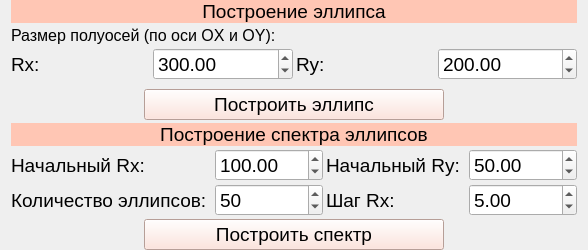
         <widget class="QWidget" name="ellipse_tab">
          <property name="sizePolicy">
           <sizepolicy hsizetype="Preferred" vsizetype="Preferred">
            <horstretch>0</horstretch>
            <verstretch>0</verstretch>
           </sizepolicy>
          </property>
          <attribute name="title">
           <string>Эллипс</string>
          </attribute>
          <layout class="QVBoxLayout" name="verticalLayout_18">
           <property name="spacing">
            <number>3</number>
           </property>
           <property name="topMargin">
            <number>0</number>
           </property>
           <property name="bottomMargin">
            <number>0</number>
           </property>
           <item>
            <widget class="QLabel" name="label_25">
             <property name="font">
              <font>
               <pointsize>14</pointsize>
              </font>
             </property>
             <property name="styleSheet">
              <string notr="true">background-color: rgb(255, 198, 180);</string>
             </property>
             <property name="text">
              <string>Построение эллипса</string>
             </property>
             <property name="alignment">
              <set>Qt::AlignCenter</set>
             </property>
            </widget>
           </item>
           <item>
            <widget class="QLabel" name="label_12">
             <property name="font">
              <font>
               <pointsize>12</pointsize>
              </font>
             </property>
             <property name="text">
              <string>Размер полуосей (по оси OX и OY): </string>
             </property>
            </widget>
           </item>
           <item>
            <layout class="QHBoxLayout" name="horizontalLayout_11">
             <property name="bottomMargin">
              <number>6</number>
             </property>
             <item>
              <widget class="QLabel" name="label_13">
               <property name="font">
                <font>
                 <pointsize>14</pointsize>
                </font>
               </property>
               <property name="text">
                <string>Rx:</string>
               </property>
              </widget>
             </item>
             <item>
              <widget class="QDoubleSpinBox" name="rx_ellipse_dsp">
               <property name="font">
                <font>
                 <pointsize>14</pointsize>
                </font>
               </property>
               <property name="minimum">
                <double>1.000000000000000</double>
               </property>
               <property name="maximum">
                <double>10000.000000000000000</double>
               </property>
               <property name="value">
                <double>300.000000000000000</double>
               </property>
              </widget>
             </item>
             <item>
              <widget class="QLabel" name="label_14">
               <property name="font">
                <font>
                 <pointsize>14</pointsize>
                </font>
               </property>
               <property name="text">
                <string>Ry:</string>
               </property>
              </widget>
             </item>
             <item>
              <widget class="QDoubleSpinBox" name="ry_ellipse_dsp">
               <property name="font">
                <font>
                 <pointsize>14</pointsize>
                </font>
               </property>
               <property name="minimum">
                <double>1.000000000000000</double>
               </property>
               <property name="maximum">
                <double>10000.000000000000000</double>
               </property>
               <property name="value">
                <double>200.000000000000000</double>
               </property>
              </widget>
             </item>
            </layout>
           </item>
           <item>
            <layout class="QHBoxLayout" name="horizontalLayout_15">
             <item>
              <spacer name="horizontalSpacer_6">
               <property name="orientation">
                <enum>Qt::Horizontal</enum>
               </property>
               <property name="sizeHint" stdset="0">
                <size>
                 <width>40</width>
                 <height>20</height>
                </size>
               </property>
              </spacer>
             </item>
             <item>
              <widget class="QPushButton" name="draw_ellipse_btn">
               <property name="minimumSize">
                <size>
                 <width>300</width>
                 <height>0</height>
                </size>
               </property>
               <property name="font">
                <font>
                 <pointsize>14</pointsize>
                </font>
               </property>
               <property name="styleSheet">
                <string notr="true">background-color: rgb(255, 221, 211);</string>
               </property>
               <property name="text">
                <string> Построить эллипс </string>
               </property>
              </widget>
             </item>
             <item>
              <spacer name="horizontalSpacer_7">
               <property name="orientation">
                <enum>Qt::Horizontal</enum>
               </property>
               <property name="sizeHint" stdset="0">
                <size>
                 <width>40</width>
                 <height>20</height>
                </size>
               </property>
              </spacer>
             </item>
            </layout>
           </item>
           <item>
            <widget class="QLabel" name="label_16">
             <property name="font">
              <font>
               <pointsize>14</pointsize>
              </font>
             </property>
             <property name="styleSheet">
              <string notr="true">background-color: rgb(255, 198, 180);</string>
             </property>
             <property name="text">
              <string>Построение спектра эллипсов</string>
             </property>
             <property name="alignment">
              <set>Qt::AlignCenter</set>
             </property>
            </widget>
           </item>
           <item>
            <layout class="QHBoxLayout" name="horizontalLayout_12">
             <item>
              <layout class="QVBoxLayout" name="verticalLayout_13">
               <item>
                <widget class="QLabel" name="label_17">
                 <property name="font">
                  <font>
                   <pointsize>14</pointsize>
                  </font>
                 </property>
                 <property name="text">
                  <string>Начальный Rx: </string>
                 </property>
                </widget>
               </item>
               <item>
                <widget class="QLabel" name="label_20">
                 <property name="font">
                  <font>
                   <pointsize>14</pointsize>
                  </font>
                 </property>
                 <property name="text">
                  <string>Количество эллипсов: </string>
                 </property>
                </widget>
               </item>
              </layout>
             </item>
             <item>
              <layout class="QVBoxLayout" name="verticalLayout_14">
               <item>
                <widget class="QDoubleSpinBox" name="beg_rx_ellipse_dsp">
                 <property name="font">
                  <font>
                   <pointsize>14</pointsize>
                  </font>
                 </property>
                 <property name="minimum">
                  <double>1.000000000000000</double>
                 </property>
                 <property name="maximum">
                  <double>10000.000000000000000</double>
                 </property>
                 <property name="value">
                  <double>100.000000000000000</double>
                 </property>
                </widget>
               </item>
               <item>
                <widget class="QSpinBox" name="count_ellipse_sp">
                 <property name="font">
                  <font>
                   <pointsize>14</pointsize>
                  </font>
                 </property>
                 <property name="minimum">
                  <number>2</number>
                 </property>
                 <property name="maximum">
                  <number>10000</number>
                 </property>
                 <property name="value">
                  <number>50</number>
                 </property>
                </widget>
               </item>
              </layout>
             </item>
             <item>
              <layout class="QVBoxLayout" name="verticalLayout_16">
               <item>
                <widget class="QLabel" name="label_19">
                 <property name="font">
                  <font>
                   <pointsize>14</pointsize>
                  </font>
                 </property>
                 <property name="text">
                  <string>Начальный Ry: </string>
                 </property>
                </widget>
               </item>
               <item>
                <widget class="QLabel" name="label_18">
                 <property name="font">
                  <font>
                   <pointsize>14</pointsize>
                  </font>
                 </property>
                 <property name="text">
                  <string>Шаг Rx: </string>
                 </property>
                </widget>
               </item>
              </layout>
             </item>
             <item>
              <layout class="QVBoxLayout" name="verticalLayout_17">
               <item>
                <widget class="QDoubleSpinBox" name="beg_ry_ellipse_dsp">
                 <property name="font">
                  <font>
                   <pointsize>14</pointsize>
                  </font>
                 </property>
                 <property name="minimum">
                  <double>1.000000000000000</double>
                 </property>
                 <property name="maximum">
                  <double>10000.000000000000000</double>
                 </property>
                 <property name="value">
                  <double>50.000000000000000</double>
                 </property>
                </widget>
               </item>
               <item>
                <widget class="QDoubleSpinBox" name="step_rx_ellipse_dsp">
                 <property name="font">
                  <font>
                   <pointsize>14</pointsize>
                  </font>
                 </property>
                 <property name="minimum">
                  <double>1.000000000000000</double>
                 </property>
                 <property name="maximum">
                  <double>10000.000000000000000</double>
                 </property>
                 <property name="value">
                  <double>5.000000000000000</double>
                 </property>
                </widget>
               </item>
              </layout>
             </item>
            </layout>
           </item>
           <item>
            <layout class="QHBoxLayout" name="horizontalLayout_16">
             <item>
              <spacer name="horizontalSpacer_8">
               <property name="orientation">
                <enum>Qt::Horizontal</enum>
               </property>
               <property name="sizeHint" stdset="0">
                <size>
                 <width>40</width>
                 <height>20</height>
                </size>
               </property>
              </spacer>
             </item>
             <item>
              <widget class="QPushButton" name="draw_spec_ellipse_btn">
               <property name="minimumSize">
                <size>
                 <width>300</width>
                 <height>0</height>
                </size>
               </property>
               <property name="font">
                <font>
                 <pointsize>14</pointsize>
                </font>
               </property>
               <property name="styleSheet">
                <string notr="true">background-color: rgb(255, 221, 211);</string>
               </property>
               <property name="text">
                <string> Построить спектр </string>
               </property>
              </widget>
             </item>
             <item>
              <spacer name="horizontalSpacer_9">
               <property name="orientation">
                <enum>Qt::Horizontal</enum>
               </property>
               <property name="sizeHint" stdset="0">
                <size>
                 <width>40</width>
                 <height>20</height>
                </size>
               </property>
              </spacer>
             </item>
            </layout>
           </item>
          </layout>
         </widget>
